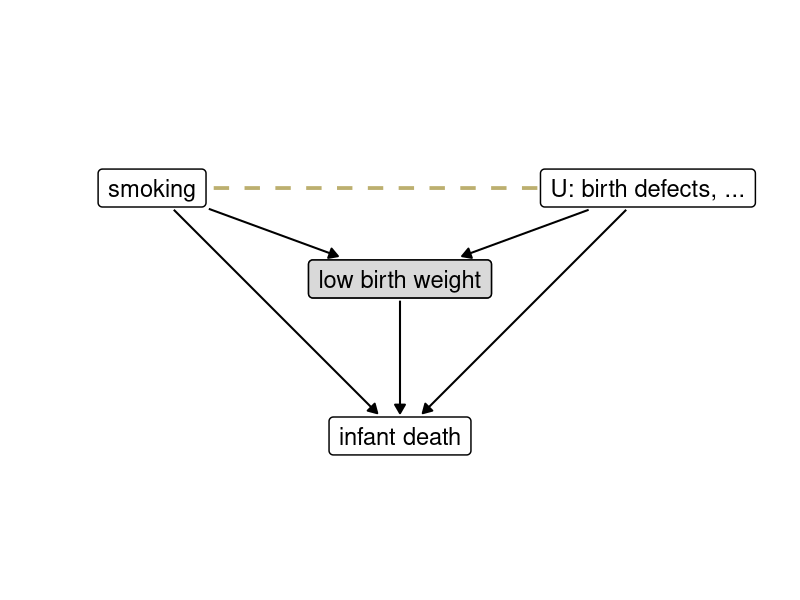
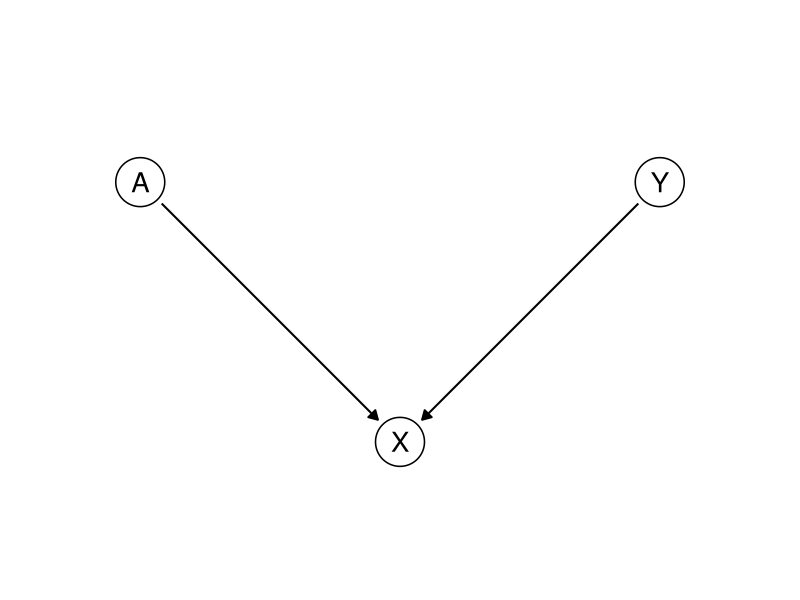
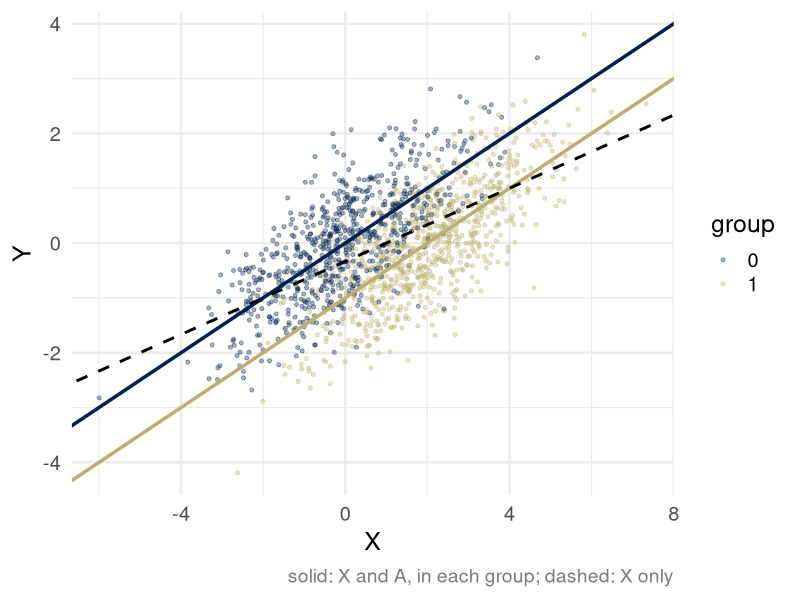
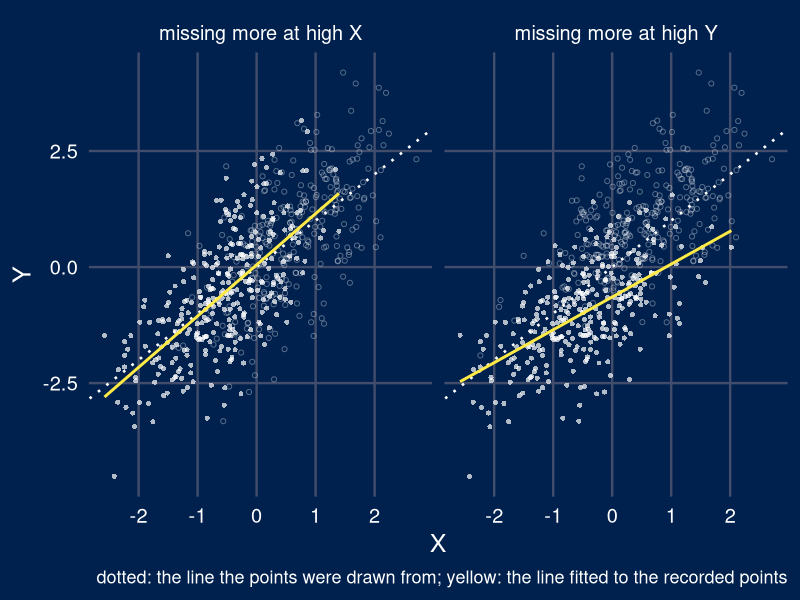

These figures' R source, in order:
## ---- chunk 1
library(ggplot2)
library(dplyr)
theme_set(theme_minimal(base_size = 18))
set.seed(313)
# cividis: navy, slate, gray, khaki, gold, yellow (viridisLite::cividis(9)[c(1, 3, 5, 6, 7, 9)])
navy <- "#00204D"; slate <- "#414D6B"; cgray <- "#7C7B78"; khaki <- "#9B9477"; gold <- "#BCAF6F"; yellow <- "#FFEA46"
two <- c(navy, gold)               # the two groups, wherever there are two
# charts on dark (.inverse) slides: white text on the navy background
dark <- theme(text = element_text(color = "white"), axis.text = element_text(color = "white"),
              legend.text = element_text(color = "white"), plot.title = element_text(color = "white"),
              strip.text = element_text(color = "white"),
              panel.grid.major = element_line(color = slate), panel.grid.minor = element_blank(),
              plot.background = element_rect(fill = navy, color = NA),
              panel.background = element_rect(fill = navy, color = NA),
              legend.background = element_rect(fill = navy, color = NA),
              legend.key = element_rect(fill = navy, color = NA))

# Causal graphs. Nodes are letters in circles, or words in boxes (boxes = TRUE).
# A node's size is fixed on the page, in inches, while the figure's size decides how
# many inches a data unit is. draw_dag measures both on the graphics device open when it
# is called (in a rendered document, the chunk's figure) and stops every arrow `gap`
# inches short of the two nodes it joins. Arrows listed in `dashed` are dashed; arrows
# listed in `highlight` are gold. One panel per value of `panel`. (From weeks 3 and 4.)
draw_dag <- function(nodes, edges, dashed = character(0), highlight = character(0), boxes = FALSE,
                     text_size = 7, xlim = c(-0.5, 2.5), ylim = c(-0.4, 1.4), strip_size = 18,
                     gap = 0.05) {
  if (!"panel" %in% names(nodes)) { nodes$panel <- ""; edges$panel <- "" }
  pad <- unit(0.35, "lines"); border <- 0.5; dot <- 16; stroke <- 0.8; lw <- c(black = 0.7, gold = 1.5)
  p <- ggplot() +
    facet_wrap(~ panel, nrow = 1) +
    coord_fixed(xlim = xlim, ylim = ylim) +
    theme_void() +
    theme(strip.text = element_text(size = strip_size), panel.spacing = unit(1.5, "lines"))
  p <- if (boxes) {
    p + geom_label(data = nodes, aes(x, y, label = name), size = text_size, label.size = border,
                   label.padding = pad)
  } else {
    p + geom_point(data = nodes, aes(x, y), size = dot, shape = 21, fill = "white", stroke = stroke) +
      geom_text(data = nodes, aes(x, y, label = name), size = text_size, parse = TRUE)
  }
  inch <- function(u, f) f(u, "in", valueOnly = TRUE)
  g <- ggplotGrob(p)
  pp <- ggplot_build(p)$layout$panel_params[[1]]
  per_unit <- min((dev.size("in")[1] - sum(inch(g$widths, grid::convertWidth))) /
                    (length(unique(nodes$panel)) * diff(pp$x.range)),
                  (dev.size("in")[2] - sum(inch(g$heights, grid::convertHeight))) / diff(pp$y.range))
  if (boxes) {
    text <- lapply(as.character(nodes$name), grid::textGrob, gp = grid::gpar(fontsize = text_size * .pt))
    nodes$hw <- (sapply(text, \(t) inch(grid::grobWidth(t), grid::convertWidth)) / 2 +
                   inch(pad, grid::convertWidth) + border * .pt / 96 / 2) / per_unit
    nodes$hh <- (sapply(text, \(t) inch(grid::grobHeight(t), grid::convertHeight)) / 2 +
                   inch(pad, grid::convertHeight) + border * .pt / 96 / 2) / per_unit
  } else {
    nodes$hw <- nodes$hh <- (0.375 * (dot * .pt + stroke * .stroke / 2) / 72 +
                               stroke * .stroke / 2 / 96 / 2) / per_unit
  }
  e <- edges |>
    left_join(nodes, by = c("panel", "from" = "name")) |>
    rename(x0 = x, y0 = y, hw0 = hw, hh0 = hh) |>
    left_join(nodes, by = c("panel", "to" = "name")) |>
    mutate(dx = x - x0, dy = y - y0, len = sqrt(dx^2 + dy^2), ux = dx / len, uy = dy / len,
           col = ifelse(paste(from, to) %in% highlight, "#BCAF6F", "black"),
           style = ifelse(paste(from, to) %in% dashed, "dashed", "solid"),
           g0 = gap / per_unit,
           g1 = (gap + ifelse(col == "black", lw[["black"]], lw[["gold"]]) * .pt / 96 / 2) / per_unit,
           s0 = if (boxes) pmin((hw0 + g0) / pmax(abs(ux), 1e-9), (hh0 + g0) / pmax(abs(uy), 1e-9)) else hw0 + g0,
           s1 = if (boxes) pmin((hw + g1) / pmax(abs(ux), 1e-9), (hh + g1) / pmax(abs(uy), 1e-9)) else hw + g1,
           xs = x0 + s0 * ux, ys = y0 + s0 * uy, xe = x - s1 * ux, ye = y - s1 * uy)
  p + geom_segment(data = e, aes(x = xs, y = ys, xend = xe, yend = ye, linetype = style, color = col),
                   arrow = arrow(length = unit(0.25, "cm"), type = "closed"),
                   linewidth = ifelse(e$col == "black", lw[["black"]], lw[["gold"]]), show.legend = FALSE) +
    scale_linetype_identity() + scale_color_identity()
}

# For a graph drawn by draw_dag: a gray box over the node that is conditioned on, and a
# dashed gold line, drawn underneath the nodes, for the association that conditioning creates.
condition_on <- function(p, nodes, node, induced = NULL, text_size = 7, boxes = TRUE) {
  if (!is.null(induced)) {
    ends <- nodes[match(induced, nodes$name), ]
    under <- geom_segment(data = data.frame(x = ends$x[1], y = ends$y[1], xend = ends$x[2], yend = ends$y[2]),
                          aes(x, y, xend = xend, yend = yend), linetype = "dashed", color = gold, linewidth = 1.3)
    p$layers <- c(list(under), p$layers)
  }
  box <- nodes[nodes$name == node, ]
  if (boxes) {
    p + geom_label(data = box, aes(x, y, label = name), size = text_size, label.size = 0.5,
                   label.padding = unit(0.35, "lines"), fill = "grey85")
  } else {
    p + geom_point(data = box, aes(x, y), size = 16, shape = 22, fill = "grey85", stroke = 0.8) +
      geom_text(data = box, aes(x, y, label = name), size = text_size, parse = TRUE)
  }
}

# The coursework data-generating process: A has no effect on Y; X = betaY Y + betaA A + noise.
generate_data <- function(n = 500, betaY = 1, betaA = 2) {
  A <- rbinom(n, 1, 1/2)
  Y <- rnorm(n)
  X <- betaY * Y + betaA * A + rnorm(n)
  data.frame(Y = Y, X = X, A = factor(A))
}
## ---- chunk 2
bw <- data.frame(name = c("smoking", "low birth weight", "U: birth defects, ...", "infant death"),
                 x = c(0, 1.5, 3, 1.5), y = c(1, 0.45, 1, -0.5))
bw_edges <- data.frame(from = c("smoking", "U: birth defects, ...", "low birth weight", "U: birth defects, ...", "smoking"),
                       to = c("low birth weight", "low birth weight", "infant death", "infant death", "infant death"))
p <- draw_dag(bw, bw_edges, boxes = TRUE, text_size = 6, xlim = c(-0.7, 3.7), ylim = c(-0.75, 1.25))
condition_on(p, bw, "low birth weight", induced = c("smoking", "U: birth defects, ..."), text_size = 6)
## ---- chunk 3
cw <- data.frame(name = c("A", "Y", "X"), x = c(0, 2, 1), y = c(1, 1, 0))
draw_dag(cw, data.frame(from = c("A", "Y"), to = c("X", "X")), xlim = c(-0.4, 2.4), ylim = c(-0.3, 1.3))
## ---- chunk 4
train <- generate_data(1e5)
test <- generate_data(1e5)
unaware <- lm(Y ~ X, data = train)
full <- lm(Y ~ X + A, data = train)
tab <- test |>
  mutate(pred_unaware = predict(unaware, newdata = test),
         pred_full = predict(full, newdata = test)) |>
  group_by(A) |>
  summarize(`mean of Y` = mean(Y),
            `predicted, X only` = mean(pred_unaware),
            `predicted, X and A` = mean(pred_full),
            `MSE, X only` = mean((Y - pred_unaware)^2),
            `MSE, X and A` = mean((Y - pred_full)^2)) |>
  rename(group = A)
knitr::kable(tab, digits = 2, format.args = list(nsmall = 2))
## ---- chunk 5
show <- test[sample(nrow(test), 1500), ]
ggplot(show, aes(X, Y, color = A)) +
  geom_point(alpha = 0.35, size = 1.1) +
  geom_abline(intercept = 0, slope = 1/2, color = navy, linewidth = 1.2) +
  geom_abline(intercept = -1, slope = 1/2, color = gold, linewidth = 1.2) +
  geom_abline(intercept = -1/3, slope = 1/3, color = "black", linetype = "dashed", linewidth = 1) +
  scale_color_manual(values = two, name = "group") +
  labs(caption = "solid: X and A, in each group; dashed: X only") +
  theme(plot.caption = element_text(size = 14, color = cgray))
## ---- chunk 6
n <- 600
X <- rnorm(n)
Y <- X + rnorm(n)
logistic <- function(v) 1 / (1 + exp(-v))
cc <- rbind(
  data.frame(X = X, Y = Y, mechanism = "missing more at high X",
             observed = rbinom(n, 1, logistic(-2 * X)) == 1),
  data.frame(X = X, Y = Y, mechanism = "missing more at high Y",
             observed = rbinom(n, 1, logistic(-2 * Y)) == 1))
ggplot(cc, aes(X, Y)) +
  geom_point(aes(shape = observed, alpha = observed), color = "white", size = 1.4) +
  scale_shape_manual(values = c(`TRUE` = 16, `FALSE` = 1)) +
  scale_alpha_manual(values = c(`TRUE` = 0.7, `FALSE` = 0.35)) +
  geom_abline(intercept = 0, slope = 1, linetype = "dotted", color = "white", linewidth = 0.9) +
  geom_smooth(data = subset(cc, observed), method = "lm", se = FALSE, color = yellow, formula = y ~ x) +
  facet_wrap(~ mechanism) +
  labs(caption = "dotted: the line the points were drawn from; yellow: the line fitted to the recorded points") +
  theme(legend.position = "none", plot.caption = element_text(size = 13)) + dark
